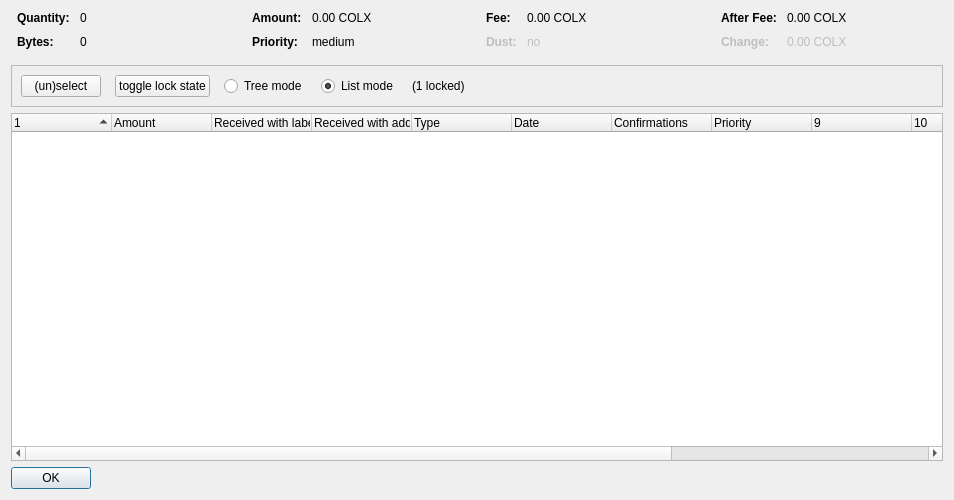
<?xml version="1.0" encoding="UTF-8"?>
<ui version="4.0">
 <class>CoinControlDialog</class>
 <widget class="QDialog" name="CoinControlDialog">
  <property name="geometry">
   <rect>
    <x>0</x>
    <y>0</y>
    <width>954</width>
    <height>500</height>
   </rect>
  </property>
  <property name="windowTitle">
   <string>Coin Selection</string>
  </property>
  <layout class="QVBoxLayout" name="verticalLayout">
   <item>
    <layout class="QHBoxLayout" name="horizontalLayoutTop" stretch="0,0,0,0">
     <property name="topMargin">
      <number>0</number>
     </property>
     <property name="bottomMargin">
      <number>10</number>
     </property>
     <item>
      <layout class="QFormLayout" name="formLayoutCoinControl1">
       <property name="horizontalSpacing">
        <number>10</number>
       </property>
       <property name="verticalSpacing">
        <number>10</number>
       </property>
       <property name="leftMargin">
        <number>6</number>
       </property>
       <property name="rightMargin">
        <number>6</number>
       </property>
       <item row="0" column="0">
        <widget class="QLabel" name="labelCoinControlQuantityText">
         <property name="font">
          <font>
           <weight>75</weight>
           <bold>true</bold>
          </font>
         </property>
         <property name="text">
          <string>Quantity:</string>
         </property>
        </widget>
       </item>
       <item row="0" column="1">
        <widget class="QLabel" name="labelCoinControlQuantity">
         <property name="cursor">
          <cursorShape>IBeamCursor</cursorShape>
         </property>
         <property name="contextMenuPolicy">
          <enum>Qt::ActionsContextMenu</enum>
         </property>
         <property name="text">
          <string notr="true">0</string>
         </property>
         <property name="textInteractionFlags">
          <set>Qt::LinksAccessibleByMouse|Qt::TextSelectableByKeyboard|Qt::TextSelectableByMouse</set>
         </property>
        </widget>
       </item>
       <item row="1" column="0">
        <widget class="QLabel" name="labelCoinControlBytesText">
         <property name="font">
          <font>
           <weight>75</weight>
           <bold>true</bold>
          </font>
         </property>
         <property name="text">
          <string>Bytes:</string>
         </property>
        </widget>
       </item>
       <item row="1" column="1">
        <widget class="QLabel" name="labelCoinControlBytes">
         <property name="cursor">
          <cursorShape>IBeamCursor</cursorShape>
         </property>
         <property name="contextMenuPolicy">
          <enum>Qt::ActionsContextMenu</enum>
         </property>
         <property name="text">
          <string notr="true">0</string>
         </property>
         <property name="textInteractionFlags">
          <set>Qt::LinksAccessibleByMouse|Qt::TextSelectableByKeyboard|Qt::TextSelectableByMouse</set>
         </property>
        </widget>
       </item>
      </layout>
     </item>
     <item>
      <layout class="QFormLayout" name="formLayoutCoinControl2">
       <property name="horizontalSpacing">
        <number>10</number>
       </property>
       <property name="verticalSpacing">
        <number>10</number>
       </property>
       <property name="leftMargin">
        <number>6</number>
       </property>
       <property name="rightMargin">
        <number>6</number>
       </property>
       <item row="0" column="0">
        <widget class="QLabel" name="labelCoinControlAmountText">
         <property name="font">
          <font>
           <weight>75</weight>
           <bold>true</bold>
          </font>
         </property>
         <property name="text">
          <string>Amount:</string>
         </property>
        </widget>
       </item>
       <item row="0" column="1">
        <widget class="QLabel" name="labelCoinControlAmount">
         <property name="cursor">
          <cursorShape>IBeamCursor</cursorShape>
         </property>
         <property name="contextMenuPolicy">
          <enum>Qt::ActionsContextMenu</enum>
         </property>
         <property name="text">
          <string notr="true">0.00 COLX</string>
         </property>
         <property name="textInteractionFlags">
          <set>Qt::LinksAccessibleByMouse|Qt::TextSelectableByKeyboard|Qt::TextSelectableByMouse</set>
         </property>
        </widget>
       </item>
       <item row="1" column="0">
        <widget class="QLabel" name="labelCoinControlPriorityText">
         <property name="font">
          <font>
           <weight>75</weight>
           <bold>true</bold>
          </font>
         </property>
         <property name="text">
          <string>Priority:</string>
         </property>
        </widget>
       </item>
       <item row="1" column="1">
        <widget class="QLabel" name="labelCoinControlPriority">
         <property name="cursor">
          <cursorShape>IBeamCursor</cursorShape>
         </property>
         <property name="contextMenuPolicy">
          <enum>Qt::ActionsContextMenu</enum>
         </property>
         <property name="text">
          <string>medium</string>
         </property>
         <property name="textInteractionFlags">
          <set>Qt::LinksAccessibleByMouse|Qt::TextSelectableByKeyboard|Qt::TextSelectableByMouse</set>
         </property>
        </widget>
       </item>
      </layout>
     </item>
     <item>
      <layout class="QFormLayout" name="formLayoutCoinControl3">
       <property name="horizontalSpacing">
        <number>10</number>
       </property>
       <property name="verticalSpacing">
        <number>10</number>
       </property>
       <property name="leftMargin">
        <number>6</number>
       </property>
       <property name="rightMargin">
        <number>6</number>
       </property>
       <item row="0" column="0">
        <widget class="QLabel" name="labelCoinControlFeeText">
         <property name="font">
          <font>
           <weight>75</weight>
           <bold>true</bold>
          </font>
         </property>
         <property name="text">
          <string>Fee:</string>
         </property>
        </widget>
       </item>
       <item row="0" column="1">
        <widget class="QLabel" name="labelCoinControlFee">
         <property name="cursor">
          <cursorShape>IBeamCursor</cursorShape>
         </property>
         <property name="contextMenuPolicy">
          <enum>Qt::ActionsContextMenu</enum>
         </property>
         <property name="text">
          <string notr="true">0.00 COLX</string>
         </property>
         <property name="textInteractionFlags">
          <set>Qt::LinksAccessibleByMouse|Qt::TextSelectableByKeyboard|Qt::TextSelectableByMouse</set>
         </property>
        </widget>
       </item>
       <item row="1" column="0">
        <widget class="QLabel" name="labelCoinControlLowOutputText">
         <property name="enabled">
          <bool>false</bool>
         </property>
         <property name="font">
          <font>
           <weight>75</weight>
           <bold>true</bold>
          </font>
         </property>
         <property name="text">
          <string>Dust:</string>
         </property>
        </widget>
       </item>
       <item row="1" column="1">
        <widget class="QLabel" name="labelCoinControlLowOutput">
         <property name="enabled">
          <bool>false</bool>
         </property>
         <property name="cursor">
          <cursorShape>IBeamCursor</cursorShape>
         </property>
         <property name="contextMenuPolicy">
          <enum>Qt::ActionsContextMenu</enum>
         </property>
         <property name="text">
          <string>no</string>
         </property>
         <property name="textInteractionFlags">
          <set>Qt::LinksAccessibleByMouse|Qt::TextSelectableByKeyboard|Qt::TextSelectableByMouse</set>
         </property>
        </widget>
       </item>
      </layout>
     </item>
     <item>
      <layout class="QFormLayout" name="formLayoutCoinControl4">
       <property name="horizontalSpacing">
        <number>10</number>
       </property>
       <property name="verticalSpacing">
        <number>10</number>
       </property>
       <property name="leftMargin">
        <number>6</number>
       </property>
       <property name="rightMargin">
        <number>6</number>
       </property>
       <item row="0" column="0">
        <widget class="QLabel" name="labelCoinControlAfterFeeText">
         <property name="font">
          <font>
           <weight>75</weight>
           <bold>true</bold>
          </font>
         </property>
         <property name="text">
          <string>After Fee:</string>
         </property>
        </widget>
       </item>
       <item row="0" column="1">
        <widget class="QLabel" name="labelCoinControlAfterFee">
         <property name="cursor">
          <cursorShape>IBeamCursor</cursorShape>
         </property>
         <property name="contextMenuPolicy">
          <enum>Qt::ActionsContextMenu</enum>
         </property>
         <property name="text">
          <string notr="true">0.00 COLX</string>
         </property>
         <property name="textInteractionFlags">
          <set>Qt::LinksAccessibleByMouse|Qt::TextSelectableByKeyboard|Qt::TextSelectableByMouse</set>
         </property>
        </widget>
       </item>
       <item row="1" column="0">
        <widget class="QLabel" name="labelCoinControlChangeText">
         <property name="enabled">
          <bool>false</bool>
         </property>
         <property name="font">
          <font>
           <weight>75</weight>
           <bold>true</bold>
          </font>
         </property>
         <property name="text">
          <string>Change:</string>
         </property>
        </widget>
       </item>
       <item row="1" column="1">
        <widget class="QLabel" name="labelCoinControlChange">
         <property name="enabled">
          <bool>false</bool>
         </property>
         <property name="cursor">
          <cursorShape>IBeamCursor</cursorShape>
         </property>
         <property name="contextMenuPolicy">
          <enum>Qt::ActionsContextMenu</enum>
         </property>
         <property name="text">
          <string notr="true">0.00 COLX</string>
         </property>
         <property name="textInteractionFlags">
          <set>Qt::LinksAccessibleByMouse|Qt::TextSelectableByKeyboard|Qt::TextSelectableByMouse</set>
         </property>
        </widget>
       </item>
      </layout>
     </item>
    </layout>
   </item>
   <item>
    <widget class="QFrame" name="frame">
     <property name="minimumSize">
      <size>
       <width>0</width>
       <height>40</height>
      </size>
     </property>
     <property name="frameShape">
      <enum>QFrame::StyledPanel</enum>
     </property>
     <property name="frameShadow">
      <enum>QFrame::Sunken</enum>
     </property>
     <layout class="QHBoxLayout" name="horizontalLayout">
      <item>
       <layout class="QHBoxLayout" name="horizontalLayoutPanel" stretch="0,0,0,0,0,0">
        <property name="spacing">
         <number>14</number>
        </property>
        <item>
         <widget class="QPushButton" name="pushButtonSelectAll">
          <property name="sizePolicy">
           <sizepolicy hsizetype="Maximum" vsizetype="Fixed">
            <horstretch>0</horstretch>
            <verstretch>0</verstretch>
           </sizepolicy>
          </property>
          <property name="text">
           <string>(un)select</string>
          </property>
          <property name="autoDefault">
           <bool>false</bool>
          </property>
         </widget>
        </item>
        <item>
         <widget class="QPushButton" name="pushButtonToggleLock">
          <property name="sizePolicy">
           <sizepolicy hsizetype="Maximum" vsizetype="Fixed">
            <horstretch>0</horstretch>
            <verstretch>0</verstretch>
           </sizepolicy>
          </property>
          <property name="text">
           <string>toggle lock state</string>
          </property>
          <property name="autoDefault">
           <bool>false</bool>
          </property>
         </widget>
        </item>
        <item>
         <widget class="QRadioButton" name="radioTreeMode">
          <property name="sizePolicy">
           <sizepolicy hsizetype="Maximum" vsizetype="Fixed">
            <horstretch>0</horstretch>
            <verstretch>0</verstretch>
           </sizepolicy>
          </property>
          <property name="text">
           <string>Tree mode</string>
          </property>
         </widget>
        </item>
        <item>
         <widget class="QRadioButton" name="radioListMode">
          <property name="sizePolicy">
           <sizepolicy hsizetype="Maximum" vsizetype="Fixed">
            <horstretch>0</horstretch>
            <verstretch>0</verstretch>
           </sizepolicy>
          </property>
          <property name="text">
           <string>List mode</string>
          </property>
          <property name="checked">
           <bool>true</bool>
          </property>
         </widget>
        </item>
        <item>
         <widget class="QLabel" name="labelLocked">
          <property name="text">
           <string>(1 locked)</string>
          </property>
         </widget>
        </item>
        <item>
         <spacer name="horizontalSpacer">
          <property name="orientation">
           <enum>Qt::Horizontal</enum>
          </property>
          <property name="sizeHint" stdset="0">
           <size>
            <width>40</width>
            <height>20</height>
           </size>
          </property>
         </spacer>
        </item>
       </layout>
      </item>
     </layout>
    </widget>
   </item>
   <item>
    <widget class="CoinControlTreeWidget" name="treeWidget">
     <property name="contextMenuPolicy">
      <enum>Qt::CustomContextMenu</enum>
     </property>
     <property name="selectionMode">
      <enum>QAbstractItemView::ExtendedSelection</enum>
     </property>
     <property name="sortingEnabled">
      <bool>false</bool>
     </property>
     <property name="columnCount">
      <number>13</number>
     </property>
     <attribute name="headerShowSortIndicator" stdset="0">
      <bool>true</bool>
     </attribute>
     <attribute name="headerStretchLastSection">
      <bool>false</bool>
     </attribute>
     <column>
      <property name="text">
       <string/>
      </property>
     </column>
     <column>
      <property name="text">
       <string>Amount</string>
      </property>
     </column>
     <column>
      <property name="text">
       <string>Received with label</string>
      </property>
     </column>
     <column>
      <property name="text">
       <string>Received with address</string>
      </property>
     </column>
     <column>
      <property name="text">
       <string>Type</string>
      </property>
     </column>
     <column>
      <property name="text">
       <string>Date</string>
      </property>
     </column>
     <column>
      <property name="text">
       <string>Confirmations</string>
      </property>
      <property name="toolTip">
       <string>Confirmed</string>
      </property>
     </column>
     <column>
      <property name="text">
       <string>Priority</string>
      </property>
     </column>
     <column>
      <property name="text">
       <string/>
      </property>
     </column>
     <column>
      <property name="text">
       <string/>
      </property>
     </column>
     <column>
      <property name="text">
       <string/>
      </property>
     </column>
     <column>
      <property name="text">
       <string/>
      </property>
     </column>
     <column>
      <property name="text">
       <string/>
      </property>
     </column>
    </widget>
   </item>
   <item>
    <widget class="QDialogButtonBox" name="buttonBox">
     <property name="sizePolicy">
      <sizepolicy hsizetype="Maximum" vsizetype="Fixed">
       <horstretch>0</horstretch>
       <verstretch>0</verstretch>
      </sizepolicy>
     </property>
     <property name="orientation">
      <enum>Qt::Horizontal</enum>
     </property>
     <property name="standardButtons">
      <set>QDialogButtonBox::Ok</set>
     </property>
    </widget>
   </item>
  </layout>
 </widget>
 <customwidgets>
  <customwidget>
   <class>CoinControlTreeWidget</class>
   <extends>QTreeWidget</extends>
   <header>coincontroltreewidget.h</header>
  </customwidget>
 </customwidgets>
 <resources/>
 <connections/>
</ui>
